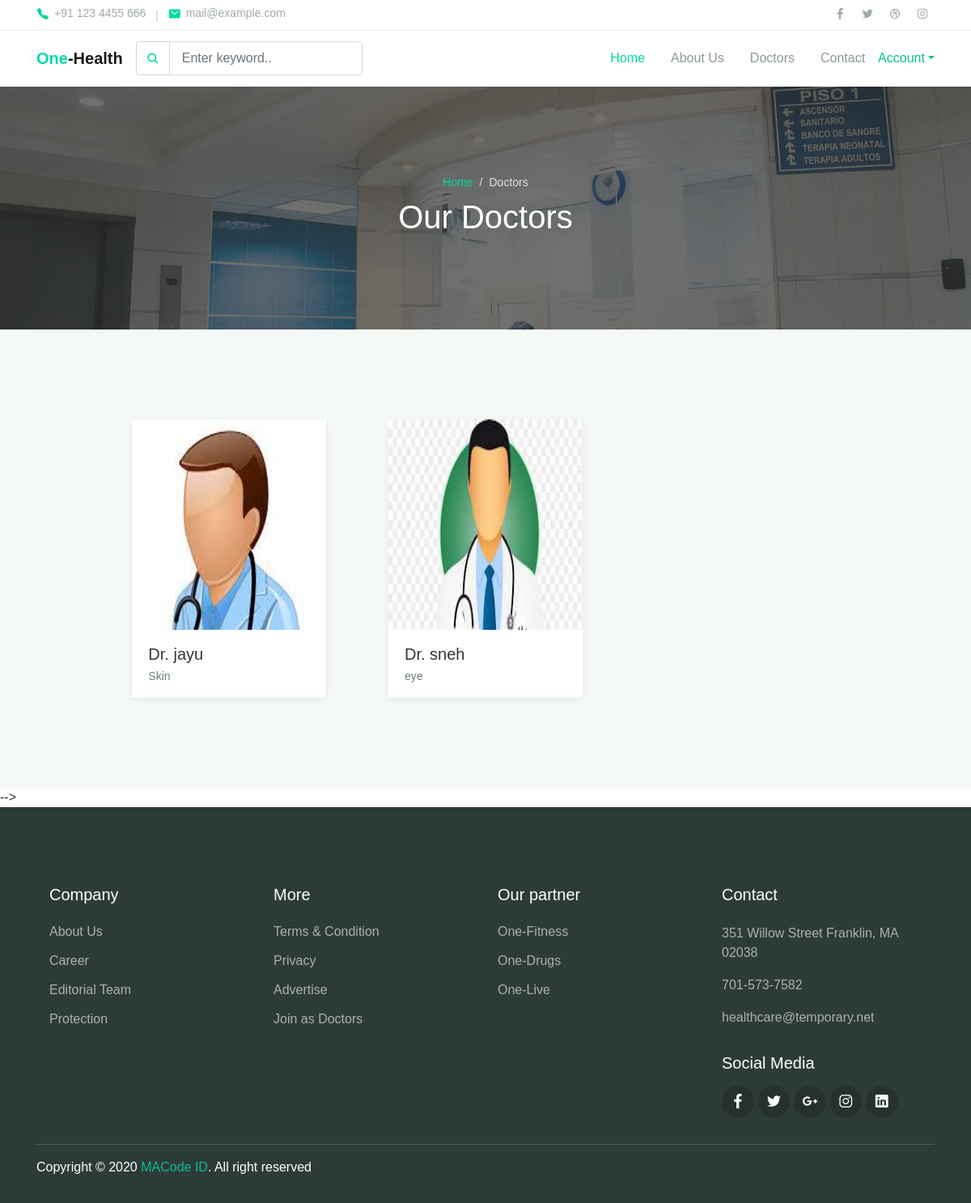
The app's page /doctors/ with its own data.
### myapp/models.py (models this page shows, shortened)
class Doctor_Profile(models.Model):
	doctor=models.ForeignKey(User,on_delete=models.CASCADE)
	doctor_degree=models.CharField(max_length=100)
	doctor_speciality=models.CharField(max_length=100)
	doctor_start_time=models.CharField(max_length=100)
	doctor_end_time=models.CharField(max_length=100)
	doctor_fees=models.PositiveIntegerField()
	doctor_picture=models.ImageField(upload_to="doctor_picture/")

class User(models.Model):
	fname=models.CharField(max_length=100)
	lname=models.CharField(max_length=100)
	email=models.CharField(max_length=100)
	mobile=models.CharField(max_length=100)
	address=models.TextField()
	password=models.CharField(max_length=100)
	usertype=models.CharField(max_length=100,default="patient")

### myapp/views.py (the view)
# urls.py: path('doctors/',views.doctors,name='doctors'),
def doctors(request):
	doctors=Doctor_Profile.objects.all()
	return render(request,'doctors.html',{'doctors':doctors})

### myapp/templates/doctors.html (shortened to what this page needs)
{% extends 'header.html' %}
{% load static %}
{% block content %}
<!DOCTYPE html>
<html lang="en">
<head>
</head>
<body>
  <div class="page-banner overlay-dark bg-image" style="background-image: url(../assets/img/bg_image_1.jpg);">
    <div class="banner-section">
      <div class="container text-center wow fadeInUp">
        <nav aria-label="Breadcrumb">
          <ol class="breadcrumb breadcrumb-dark bg-transparent justify-content-center py-0 mb-2">
            <li class="breadcrumb-item"><a href="index.html">Home</a></li>
            <li class="breadcrumb-item active" aria-current="page">Doctors</li>
          </ol>
        </nav>
        <h1 class="font-weight-normal">Our Doctors</h1>
      </div>
    </div>
  </div>
  <div class="page-section bg-light">
    <div class="container">
      <div class="row justify-content-center">
        <div class="col-lg-10">
          <div class="row">
             {% for i in doctors %}
            <div class="col-md-6 col-lg-4 py-3 wow zoomIn">
              <div class="card-doctor">
                <div class="header">
                  <img src="{{ i.doctor_picture.url }}" style="width: 250px; height: 350px;" alt="">
                </div>
                <div class="body">
                  <p class="text-xl mb-0">Dr. {{ i.doctor.fname }}</p>
                  <span class="text-sm text-grey">{{ i.doctor_speciality }}</span>
                </div>
              </div>
            </div>
            {% endfor %}
          </div>
        </div>
      </div>
    </div>
  </div>
 -->
</body>
</html>
{% endblock%}

### myapp/static/css/theme.css (style rules this page uses)
:root { --primary: #00D9A5; --accent: #FF3D85; --secondary: #4E5AFE; --warning: #EED818; --info: #05B4E1; --danger: #FF4943; --success: #96C93D; --dark: #343531; --light: #F5F9F6; --cs: #596261; --grey: #6E807A; }
body { font-family: "Source Sans Pro", sans-serif; line-height: 1.5; color: #343531; }
a { color: #07be94; text-decoration: none; background-color: transparent; }
.text-sm { font-size: 14px !important; }
.text-xl { font-size: 20px !important; }
.bg-light { background-color: #F5F9F6 !important; }
.text-grey { color: #6E807A !important; }
.breadcrumb { background-color: #f8f9fa; }
.breadcrumb-dark .breadcrumb-item a { color: #00D9A5; }
.breadcrumb-dark .breadcrumb-item + .breadcrumb-item::before { display: inline-block; padding-right: 0.5rem; color: rgba(255, 255, 255, 0.8); content: "/"; }
.breadcrumb-dark .breadcrumb-item.active { color: rgba(255, 255, 255, 0.8); }
.bg-image { position: relative; background-position: center center; background-size: cover; background-repeat: no-repeat; }
.bg-image > * { position: relative; z-index: 10; }
.page-section { position: relative; padding-top: 80px; padding-bottom: 80px; overflow: hidden; }
.page-banner { position: relative; height: 300px; z-index: 10; }
.page-hero.overlay-dark::before, .page-banner.overlay-dark::before { content: ""; position: absolute; top: 0; left: 0; width: 100%; height: 100%; background: rgba(52, 53, 49, 0.7); z-index: 1; }
.page-banner .breadcrumb-item, .page-banner .breadcrumb-item a { font-size: 14px; }
.hero-section, .banner-section { position: relative; display: -ms-flexbox; display: flex; -ms-flex-align: center; align-items: center; -ms-flex-pack: center; justify-content: center; height: 100%; color: #ffffff; z-index: 10; }
.card-doctor { display: block; margin: 15px auto; width: 100%; max-width: 240px; background-color: #fff; border-radius: 4px; box-shadow: 0 2px 6px rgba(154, 159, 151, 0.2); overflow: hidden; }
.card-doctor .text-xl { font-weight: 500; }
.card-doctor .header { position: relative; width: 100%; height: 260px; overflow: hidden; }
.card-doctor .header::before { content: ''; position: absolute; top: 0; left: 0; width: 100%; height: 100%; background-color: rgba(52, 53, 49, 0.36); opacity: 0; transition: opacity .2s linear; }
.card-doctor .header img { width: 100%; }
.card-doctor .body { padding: 15px 20px; }

### records on screen
Doctor_Profile: doctor_picture (picture), doctor.fname "jayu", doctor_speciality "Skin"
Doctor_Profile: doctor_picture (picture), doctor.fname "sneh", doctor_speciality "eye"
